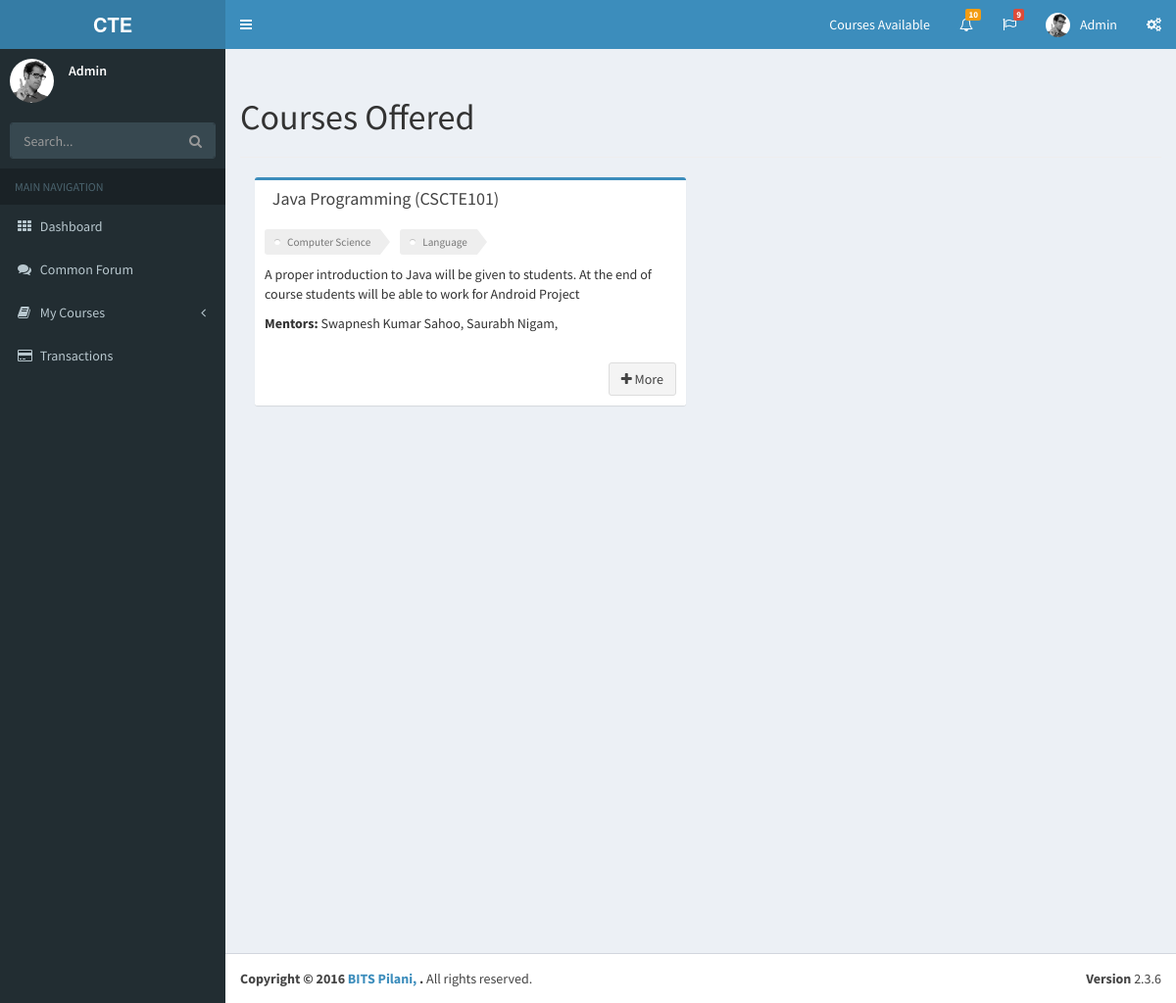
The app's page /courses/ (signed in) with its own data.
### home/models.py (models this page shows, shortened)
class Profile(models.Model):
	user = models.OneToOneField(User, on_delete=models.CASCADE)
	pic = models.ImageField()
	bits_id = models.CharField(max_length = 12, blank = False)
	full_name = models.CharField(max_length = 120, blank = False)
	timestamp = models.DateTimeField(auto_now_add=True, auto_now=False)
	email = models.EmailField()
	student_mobile = models.CharField(max_length = 10)

### course/models.py (models this page shows, shortened)
class Course(models.Model):
	title = models.CharField(max_length = 50)
	desc = models.CharField(max_length = 300)
	code = models.CharField(max_length = 10)
	handout = models.FileField(upload_to = "adminuploads/courses/handouts/" , blank=False)
	image = models.ImageField(upload_to = "adminuploads/courses/images/" , blank=True, null=True)
	category = models.CharField(max_length = 50, choices = COURSE_TYPES)
	subcategory = models.CharField(max_length = 50, default = '')
	slack = models.URLField()
	def __str__(self):
		return self.title

class Mentors(models.Model):
	course = models.ForeignKey(Course, related_name = "mentorcourse", on_delete = models.CASCADE)
	mentor = models.ForeignKey(User, related_name = "coursementor", on_delete = models.CASCADE)

### course/views.py (the view)
# urls.py: url(r'^courses/$', 'course.views.Courses', name='courses'),
def Courses(request):
	u = Course.objects.all()
	context = {
		"u" : u,
	}
	return render(request, "courses.html", context)

### templates/courses.html (shortened to what this page needs)
{% extends 'index.html' %}
{% block content %}
<h1>Courses Offered</h1>
<hr>
{% for i in u %}
 <section class="col-lg-6 connectedSortable">
 <div class="box box-primary">
            <div class="box-header">
              <h3 class="box-title">{{ i.title }} ({{ i.code }})</h3>
            </div>
            <div class="box-body">
            <ul class="tags">
            <li><a href="#" class="tag">{{ i.category }}</a></li>
            <li><a href="#" class="tag">{{ i.subcategory }}</a></li>
            </ul>
            <p>{{ i.desc }}</p>
            <p><strong>Mentors:</strong>
              {% for k in i.mentorcourse.all %}
              {{ k.mentor.profile.full_name }},
              {% endfor %}
            </p>
            </div>
            <div class="box-footer clearfix no-border">
              <a href="/courses/{{ i.code }}"><button type="button" class="btn btn-default pull-right"><i class="fa fa-plus"></i> More</button></a>
            </div>
          </div>
 </section>
{% endfor %}
{% endblock %}

### templates/index.html (shortened to what this page needs)
{% load staticfiles %}
<!DOCTYPE html>
<html>
<head>
  <link rel="stylesheet" href="{% static 'bootstrap/css/bootstrap.min.css' %}">
  <link rel="stylesheet" href="https://cdnjs.cloudflare.com/ajax/libs/font-awesome/4.5.0/css/font-awesome.min.css">
  <link rel="stylesheet" href="https://cdnjs.cloudflare.com/ajax/libs/ionicons/2.0.1/css/ionicons.min.css">
  <link rel="stylesheet" href="{% static 'dist/css/AdminLTE.min.css' %}">
  <link rel="stylesheet" href="{% static 'dist/css/skins/_all-skins.min.css' %}">
  <link rel="stylesheet" href="{% static 'plugins/iCheck/flat/blue.css' %}">
  <link rel="stylesheet" href="{% static 'plugins/morris/morris.css' %}">
  <link rel="stylesheet" href="{% static 'plugins/jvectormap/jquery-jvectormap-1.2.2.css' %}">
  <link rel="stylesheet" href="{% static 'plugins/datepicker/datepicker3.css' %}">
  <link rel="stylesheet" href="{% static 'plugins/daterangepicker/daterangepicker.css' %}">
  <link rel="stylesheet" href="{% static 'plugins/bootstrap-wysihtml5/bootstrap3-wysihtml5.min.css' %}">
</head>
<body class="hold-transition skin-blue sidebar-mini">
<div class="wrapper">
  <header class="main-header">
    <a href="#" class="logo">
      <span class="logo-lg"><b>CTE</b></span>
    </a>
    <nav class="navbar navbar-static-top">
      <a href="#" class="sidebar-toggle" data-toggle="offcanvas" role="button">
      </a>
      <div class="navbar-custom-menu">
        <ul class="nav navbar-nav">
        <li class="user-menu">
            <a href="{% url 'courses' %}">
              <span class="hidden-xs">Courses Available</span>
            </a>
        </li>
          <li class="dropdown notifications-menu">
            <a href="#" class="dropdown-toggle" data-toggle="dropdown">
              <i class="fa fa-bell-o"></i>
              <span class="label label-warning">10</span>
            </a>
          </li>
          <li class="dropdown tasks-menu">
            <a href="#" class="dropdown-toggle" data-toggle="dropdown">
              <i class="fa fa-flag-o"></i>
              <span class="label label-danger">9</span>
            </a>
          </li>
          <li class="dropdown user user-menu">
            <a href="#" class="dropdown-toggle" data-toggle="dropdown">
              <img src="{% static 'dist/img/user2-160x160.jpg' %}" class="user-image" alt="User Image">
              <span class="hidden-xs"> {% if request.user.profile %}{{ request.user.profile.full_name }}{% else %}{{ request.user }}{% endif %}</span>
            </a>
          </li>
          <li>
            <a href="#" data-toggle="control-sidebar"><i class="fa fa-gears"></i></a>
          </li>
        </ul>
      </div>
    </nav>
  </header>
  <aside class="main-sidebar">
    <section class="sidebar">
      <div class="user-panel">
        <div class="pull-left image">
          <img src="{% static 'dist/img/user2-160x160.jpg' %}" class="img-circle" alt="User Image">
        </div>
        <div class="info">
          <p>
          {% if request.user.profile %}
          {{ request.user.profile.full_name }}
          {% else %}
          {{ request.user }}
          {% endif %}
          </p>
        </div>
      </div>
      <form action="#" method="get" class="sidebar-form">
        <div class="input-group">
          <input type="text" name="q" class="form-control" placeholder="Search...">
              <span class="input-group-btn">
                <button type="submit" name="search" id="search-btn" class="btn btn-flat"><i class="fa fa-search"></i>
                </button>
              </span>
        </div>
      </form>
      <ul class="sidebar-menu">
        <li class="header">MAIN NAVIGATION</li>
        <li>
          <a href="{% url 'dashboard' %}">
            <i class="fa fa-th"></i> <span>Dashboard</span>
          </a>
        </li>
        <li>
          <a href="#">
            <i class="fa fa-comments"></i> <span>Common Forum</span>
          </a>
        </li>
        <li class="treeview">
          <a href="#">
            <i class="fa fa-book"></i>
            <span>My Courses</span>
            <span class="pull-right-container">
              <i class="fa fa-angle-left pull-right"></i>
            </span>
          </a>
        </li>
        <li>
          <a href="#">
            <i class="fa fa-credit-card"></i> <span>Transactions</span>
          </a>
        </li>
      </ul>
    </section>
  </aside>
  <div class="content-wrapper">
    <section class="content-header">
    </section>
    <section class="content">
      {% block content %}
      {% endblock %}
    </section>
  </div>
  <footer class="main-footer">
    <div class="pull-right hidden-xs">
      <b>Version</b> 2.3.6
    </div>
    <strong>Copyright &copy; 2016 <a href="http://www.bits-pilani.ac.in/Goa/">BITS Pilani, </a>.</strong> All rights
    reserved.
  </footer>
</div>
</body>
</html>

### templates/index.html (style rules this page uses)
.tags { list-style: none; margin: 0; overflow: hidden; padding: 0; font-size: 0.8em; }
.tags li { float: left; }
.tag { background: #eee; border-radius: 3px 0 0 3px; color: #777; display: inline-block; height: 26px; line-height: 26px; padding: 0 20px 0 23px; position: relative; margin: 0 10px 10px 0; text-decoration: none; -webkit-transition: color 0.2s; }
.tag::before { background: #fff; border-radius: 10px; box-shadow: inset 0 1px rgba(0, 0, 0, 0.25); content: ''; height: 6px; left: 10px; position: absolute; width: 6px; top: 10px; }
.tag::after { background: #fff; border-bottom: 13px solid transparent; border-left: 10px solid #eee; border-top: 13px solid transparent; content: ''; position: absolute; right: 0; top: 0; }

### records on screen
Course: title "Java Programming", code "CSCTE101", category "Computer Science", subcategory "Language", desc "A proper introduction to Java will be given to students. At the end of course students will be able to work for Android Project"
Mentors: mentor.profile.full_name "Swapnesh Kumar Sahoo"
Mentors: mentor.profile.full_name "Saurabh Nigam"

### other values on screen
{{ request.user.profile.full_name }} "Admin"
